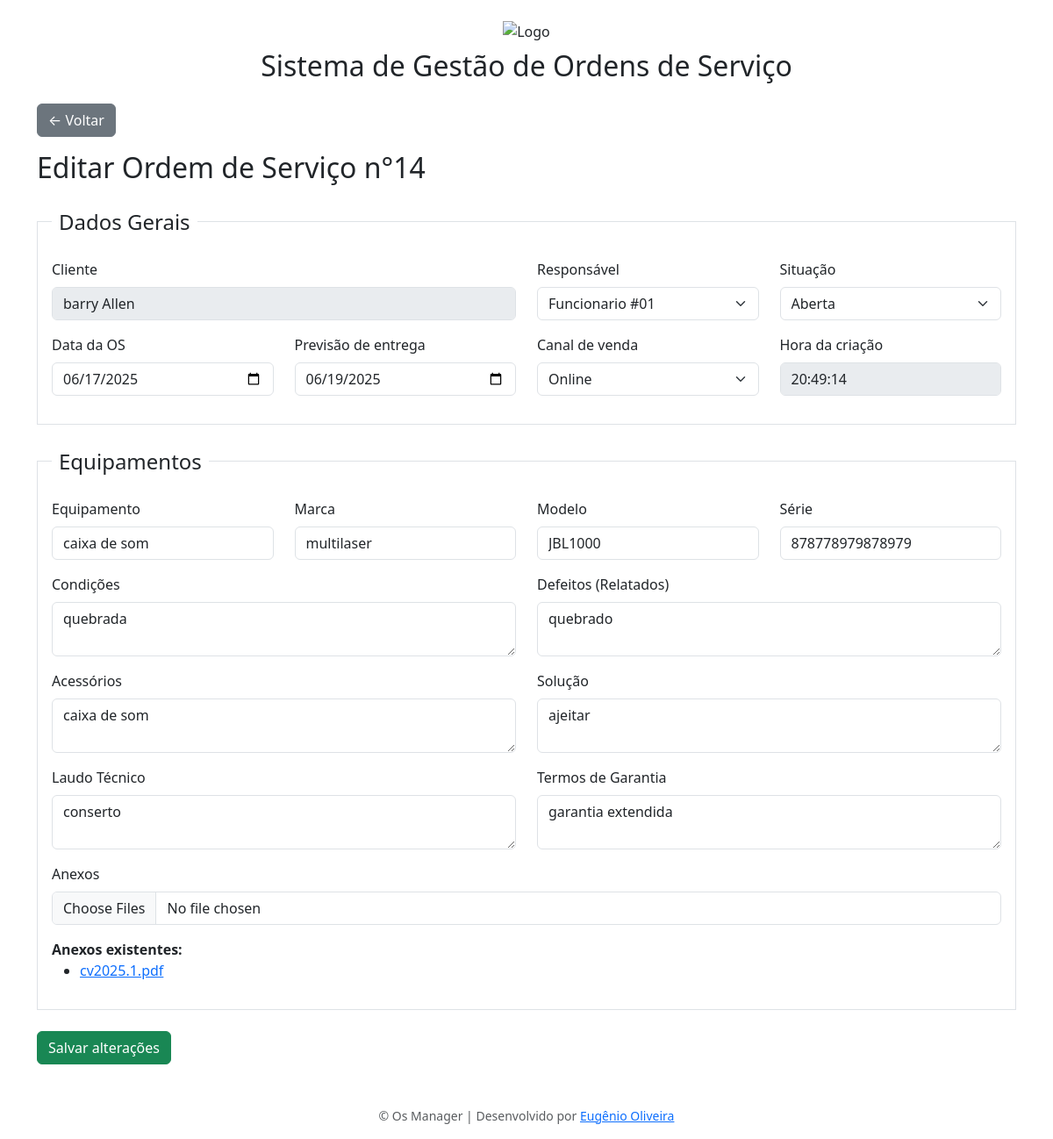
Screenshot of /editar/14/ with the database file from the repository.
### ordem_servico/models.py (models this page shows, shortened)
class OrdemServico(models.Model):
    cliente = models.ForeignKey(Cliente, on_delete=models.PROTECT)
    responsavel = models.ForeignKey(Funcionario, on_delete=models.PROTECT)
    situacao = models.CharField(
        max_length=10,
        choices=Situacao.choices,
        default=Situacao.ABERTA
    )
    data_os = models.DateField()
    previsao_entrega = models.DateField()
    canal_venda = models.CharField(
        max_length=10,
        choices=CanalVenda.choices,
        default=CanalVenda.PRESENCIAL
    )
    equipamento = models.CharField(max_length=100)
    marca = models.CharField(max_length=50, blank=True)
    modelo = models.CharField(max_length=50, blank=True)
    serie = models.CharField(max_length=50, blank=True)
    condicoes = models.TextField(blank=True)
    defeitos = models.TextField(blank=True)
    acessorios = models.TextField(blank=True)
    solucao = models.TextField(blank=True)
    laudo_tecnico = models.TextField(blank=True)
    termos_garantia = models.TextField(blank=True)
    data_criacao = models.DateField(auto_now_add=True)
    hora_criacao = models.TimeField(default=timezone.now, editable=False)

class Cliente(models.Model):
    nome = models.CharField(max_length=100)
    cpf = models.CharField(max_length=14, unique=True)
    telefone = models.CharField(max_length=100)

class Anexo(models.Model):
    ordem_servico = models.ForeignKey(OrdemServico, related_name='anexos', on_delete=models.CASCADE)
    arquivo = models.FileField(upload_to='anexos/')
    descricao = models.CharField(max_length=255, blank=True)

### ordem_servico/views.py (the view)
# urls.py: path('editar/<int:ordem_id>/', views.editar_ordem, name='editar_ordem'),
def editar_ordem(request, ordem_id):
    ordem = get_object_or_404(OrdemServico, pk=ordem_id)
    if request.method == 'POST':
        form = OrdemServicoForm(request.POST, request.FILES, instance=ordem)
        if form.is_valid():
            ordem = form.save(commit=False)
            ordem.atualizado_por = request.user
            ordem.save()
            arquivos = request.FILES.getlist('anexos')
            for arquivo in arquivos:
                Anexo.objects.create(ordem_servico=ordem, arquivo=arquivo)
            messages.success(request, "Ordem de serviço atualizada com sucesso.")
            return redirect('detalhar_ordem', ordem_id=ordem.id)
        else:
            messages.error(request, "Corrija os erros abaixo.")
    else:
        form = OrdemServicoForm(instance=ordem)
    return render(request, 'ordem_servico/editar_ordem.html', {
        'form': form,
        'titulo': f"Editar Ordem #{ordem.id}",
        'ordem': ordem
    })

### ordem_servico/models.py (called while the page is built)
    def __str__(self):
        return self.nome

### ordem_servico/templates/ordem_servico/editar_ordem.html (shortened to what this page needs)
{% extends "ordem_servico/base.html" %}
{% load static %}
{% load widget_tweaks %}
{% block content %}
<a href="{% url 'lista_ordens' %}" class="btn btn-secondary mb-3">← Voltar</a>
<h2 class="mb-4">Editar Ordem de Serviço n°{{ordem.id}}</h2>
<form method="post" id="ordemForm" enctype="multipart/form-data">
  <fieldset class="border p-3 mb-4">
    <legend class="float-none w-auto px-2">Dados Gerais</legend>
    <div class="row">
      <div class="col-md-6 mb-3">
        <label class="form-label">Cliente</label>
        <input type="text" class="form-control" value="{{ ordem.cliente.nome }}" disabled>
      </div>
      <div class="col-md-3 mb-3">
        <label for="id_responsavel" class="form-label">Responsável</label>
        {{ form.responsavel|add_class:"form-select" }}
      </div>
      <div class="col-md-3 mb-3">
        <label for="id_situacao" class="form-label">Situação</label>
        {{ form.situacao|add_class:"form-select" }}
      </div>
    </div>
    <div class="row">
      <div class="col-md-3 mb-3">
        <label for="id_data_os" class="form-label">Data da OS</label>
        <input type="date" name="data_os" id="id_data_os" class="form-control" value="{{ ordem.data_os|date:'Y-m-d' }}">
      </div>
      <div class="col-md-3 mb-3">
        <label for="id_previsao_entrega" class="form-label">Previsão de entrega</label>
        <input type="date" name="previsao_entrega" id="id_previsao_entrega" class="form-control" value="{{ ordem.previsao_entrega|date:'Y-m-d' }}">
      </div>
      <div class="col-md-3 mb-3">
        <label for="id_canal_venda" class="form-label">Canal de venda</label>
        {{ form.canal_venda|add_class:"form-select" }}
      </div>
      <div class="col-md-3 mb-3">
        <label class="form-label">Hora da criação</label>
        <input type="text" disabled class="form-control" value="{{ ordem.hora_criacao|time:'H:i:s' }}" readonly>
      </div>
    </div>
  </fieldset>
  <fieldset class="border p-3 mb-4">
    <legend class="float-none w-auto px-2">Equipamentos</legend>
    <div class="row mb-3">
      <div class="col-md-3">
        <label for="id_equipamento" class="form-label">Equipamento</label>
        {{ form.equipamento|add_class:"form-control" }}
      </div>
      <div class="col-md-3">
        <label for="id_marca" class="form-label">Marca</label>
        {{ form.marca|add_class:"form-control" }}
      </div>
      <div class="col-md-3">
        <label for="id_modelo" class="form-label">Modelo</label>
        {{ form.modelo|add_class:"form-control" }}
      </div>
      <div class="col-md-3">
        <label for="id_serie" class="form-label">Série</label>
        {{ form.serie|add_class:"form-control" }}
      </div>
    </div>
    <div class="row mb-3">
      <div class="col-md-6">
        <label class="form-label">Condições</label>
        {{ form.condicoes|add_class:"form-control" }}
      </div>
      <div class="col-md-6">
        <label class="form-label">Defeitos (Relatados)</label>
        {{ form.defeitos|add_class:"form-control" }}
      </div>
    </div>
    <div class="row mb-3">
      <div class="col-md-6">
        <label class="form-label">Acessórios</label>
        {{ form.acessorios|add_class:"form-control" }}
      </div>
      <div class="col-md-6">
        <label class="form-label">Solução</label>
        {{ form.solucao|add_class:"form-control" }}
      </div>
    </div>
    <div class="row mb-3">
      <div class="col-md-6">
        <label class="form-label">Laudo Técnico</label>
        {{ form.laudo_tecnico|add_class:"form-control" }}
      </div>
      <div class="col-md-6">
        <label class="form-label">Termos de Garantia</label>
        {{ form.termos_garantia|add_class:"form-control" }}
      </div>
    </div>
    <div class="row mb-3">
      <div class="col-md-12">
        <label class="form-label">Anexos</label>
        <input type="file" name="anexos" multiple class="form-control">
      </div>
    </div>
    <div class="mb-3">
      <strong>Anexos existentes:</strong>
      <ul>
        {% for anexo in ordem.anexos.all %}
          <li><a href="{{ anexo.arquivo.url }}" target="_blank">{{ anexo.arquivo.name|cut:"anexos/" }}</a></li>
        {% empty %}
          <li>Nenhum anexo enviado.</li>
        {% endfor %}
      </ul>
    </div>
  </fieldset>
  <button type="submit" class="btn btn-success">Salvar alterações</button>
</form>
{% endblock %}
{% block extra_scripts %}
<link href="https://cdn.jsdelivr.net/npm/select2@4.1.0-rc.0/dist/css/select2.min.css" rel="stylesheet" />
{% endblock %}

### rows the page displays
OrdemServico: id "14", cliente.nome "barry Allen", responsavel "Funcionario #01", situacao "Aberta", data_os "06/17/2025", previsao_entrega "06/19/2025", canal_venda "Online", hora_criacao "20:49:14", equipamento "caixa de som", marca "multilaser", modelo "JBL1000", serie "878778979878979", condicoes "quebrada", defeitos "quebrado", acessorios "caixa de som", solucao "ajeitar", laudo_tecnico "conserto", termos_garantia "garantia extendida"
Anexo: arquivo.name "cv2025.1.pdf"
